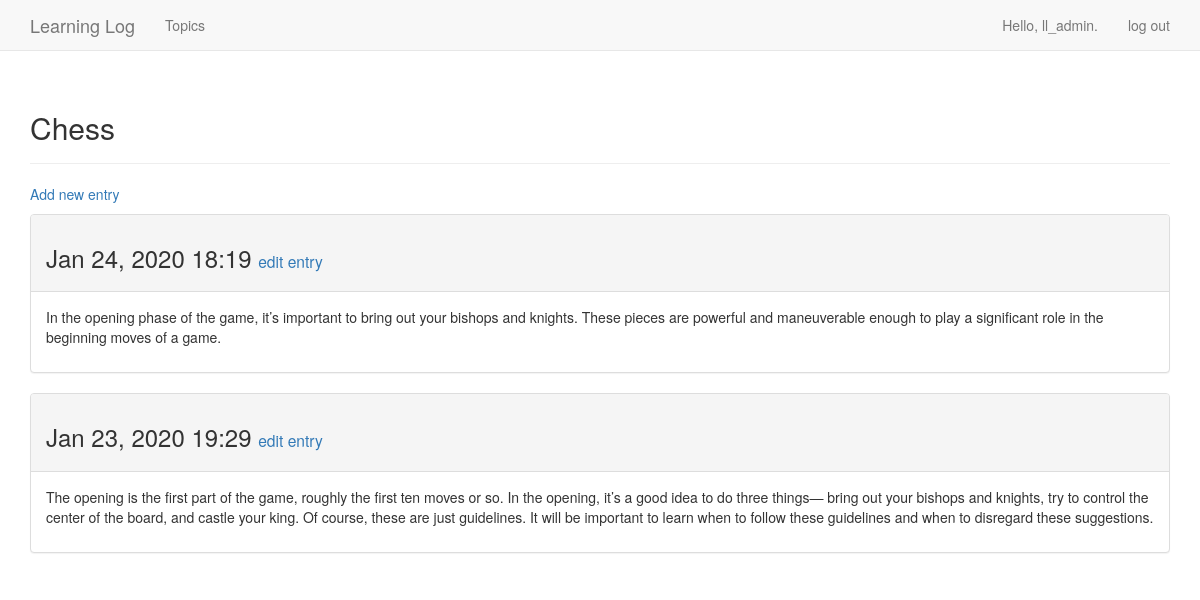
The page /topics/1/ (signed in) on the database its author committed.
### learning_logs/models.py (models this page shows, shortened)
class Topic(models.Model):
    text = models.CharField(max_length = 200)
    date_added = models.DateTimeField(auto_now_add = True)
    owner = models.ForeignKey(User, on_delete=models.PROTECT)
    def __str__(self):
        return self.text

class Entry(models.Model):
    topic = models.ForeignKey(Topic, on_delete=models.PROTECT)
    text = models.TextField()
    date_added = models.DateTimeField(auto_now_add = True)
    class Meta:
        verbose_name_plural = 'entries'

### learning_logs/views.py (the view)
# urls.py: path("topics/<int:topic_id>/", views.topic, name='topic'),
@login_required
def topic(request, topic_id):
    topic = Topic.objects.get(id=topic_id)
    if topic.owner != request.user:
        raise Http404
    entries = topic.entry_set.order_by('-date_added')
    context = {'topic': topic, 'entries': entries}
    return render(request, 'learning_logs/topic.html', context)

### learning_logs/templates/learning_logs/topic.html
{% extends 'learning_logs/base.html' %}
{% load bootstrap3 %}
{% block header %}
<h2>{{topic}}</h2>
{% endblock header %}
{% block content %}
<p><a href="{% url 'learning_logs:new_entry' topic.id %}">Add new entry</a></p>
{% for entry in entries%}
    <div class="panel panel-default">
        <div class="panel-heading">
            <h3>
                {{entry.date_added|date:'M d, Y H:i'}}
                <small>
                    <a href="{% url 'learning_logs:edit_entry' entry.id %}">edit entry</a>
                </small>
            </h3>
        </div>
        <div class="panel-body">
            {{entry.text|linebreaks}}
        </div>
    </div>
{% empty %}
    There are no entries for this topic
{% endfor%}
{% endblock content%}

### learning_logs/templates/learning_logs/base.html (shortened to what this page needs)
{% load bootstrap3 %}
<!DOCTYPE html>
<html lang="en">
    <head>
        {% bootstrap_css %}
    </head>
    <body>
        <nav class="navbar navbar-default navbar-static-top">
            <div class="container">
                <div class="navbar-header">
                    <a class="navbar-brand" href="{% url 'learning_logs:index' %}">
                        Learning Log</a>
                </div>
                <div id="navbar" class="navbar-collapse collapse">
                    <ul class="nav navbar-nav">
                        <li><a href="{% url 'learning_logs:topics' %}">Topics</a></li>
                    </ul>
                    <ul class="nav navbar-nav navbar-right">
                        {% if user.is_authenticated %}
                            <li><a>Hello, {{user.username}}.</a></li>
                            <li><a href="{% url 'users:logout' %}">log out</a></li>
                        {% else %}
                            <li><a href="{% url 'users:register' %}">Register</a></li>
                            <li><a href="{% url 'users:login' %}">Log in</a></li>
                        {% endif%}
                    </ul>
                </div>
            </div>
        </nav>
        <div class="container">
            <div class="page-header">
                {% block header %}{% endblock header %}
            </div>
            <div>
                {% block content %}{% endblock content%}
            </div>
        </div>
    </body>

### rows shown on the page
Topic: text "Chess"
Entry: date_added "Jan 24, 2020 18:19", text "In the opening phase of the game, it’s important to bring out your bishops and knights. These pieces are powerful and maneuverable enough to play a significant role in the beginning moves of a game."
Entry: date_added "Jan 23, 2020 19:29", text "The opening is the first part of the game, roughly the first ten moves or so. In the opening, it’s a good idea to do three things— bring out your bishops and knights, try to control the center of the board, and castle your king. Of course, these are just guidelines. It will be important to learn when to follow these guidelines and when to disregard these suggestions."

### other values the page prints
{{ user.username }} "ll_admin"
